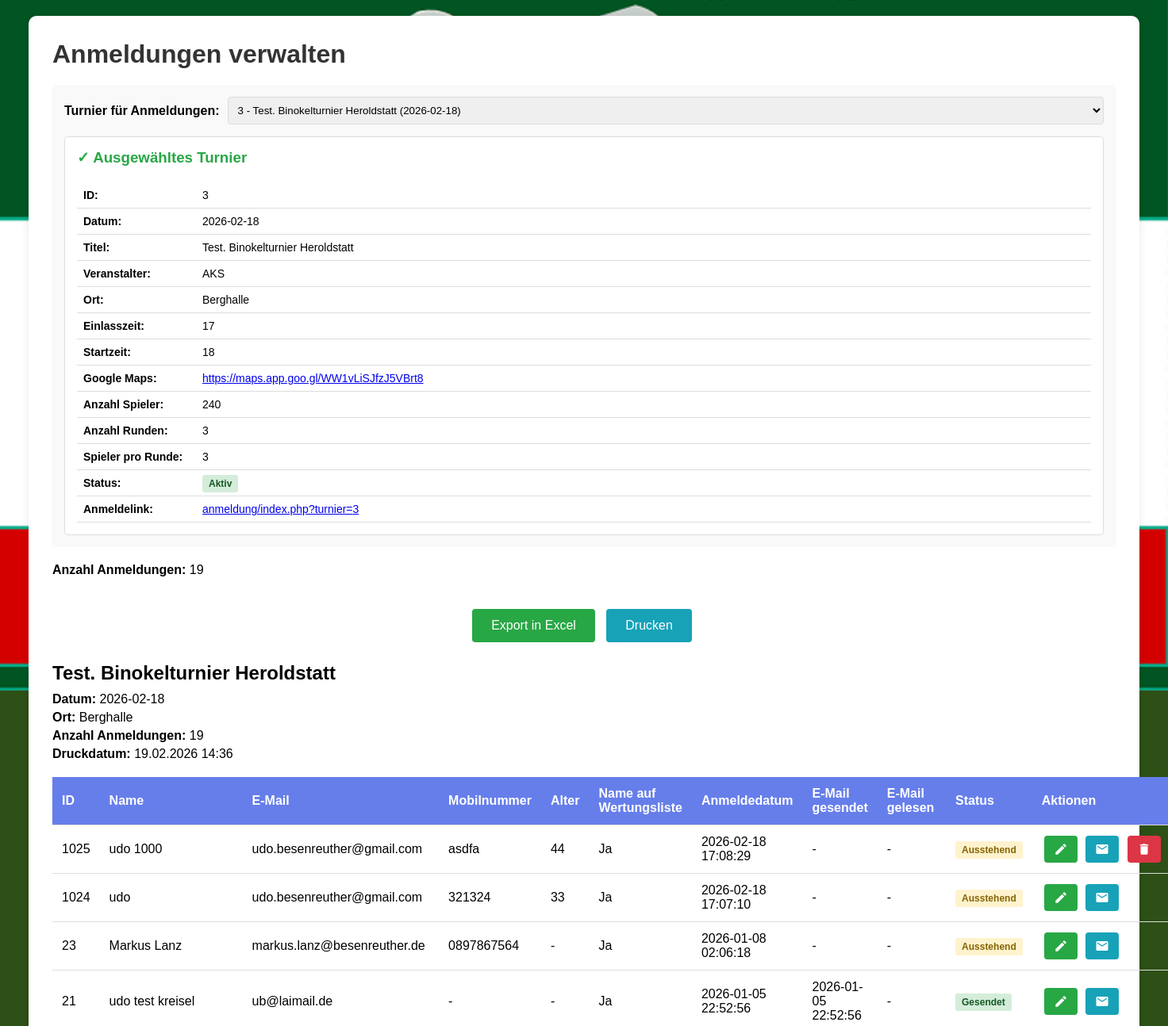
The page /turnier/verwaltung.php (upper part) on the database as committed earlier.
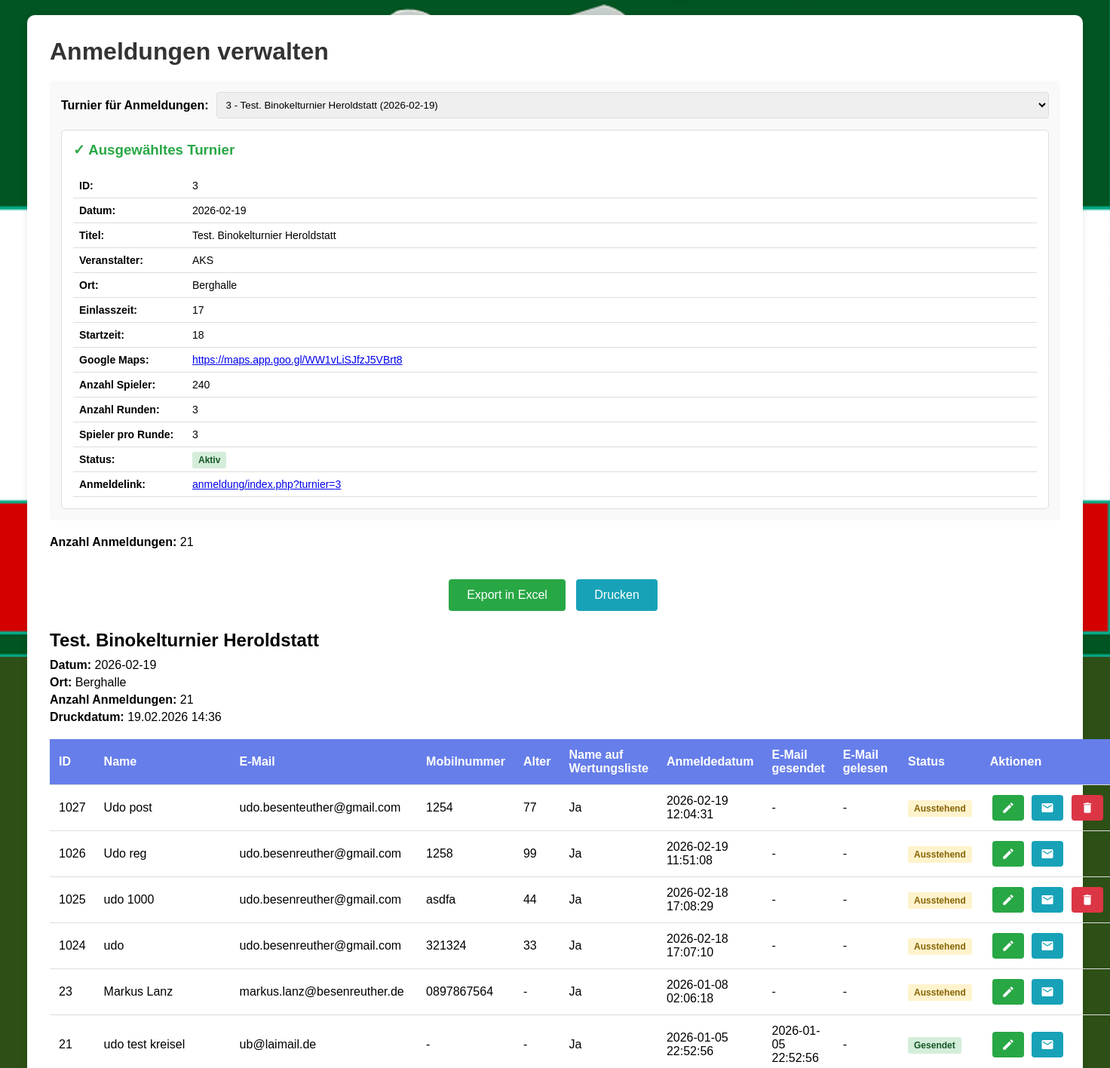
The same page on the database as committed later.
### tables this page shows
CREATE TABLE config (
        schluessel TEXT PRIMARY KEY,
        wert TEXT
    );

CREATE TABLE turnier (
        id INTEGER PRIMARY KEY AUTOINCREMENT,
        datum TEXT NOT NULL,
        titel TEXT NOT NULL,
        veranstalter TEXT NOT NULL,
        ort TEXT NOT NULL,
        erstellt_am TEXT DEFAULT CURRENT_TIMESTAMP,
        aktiv INTEGER DEFAULT 1
    , anzahl_spieler INTEGER DEFAULT 0, anzahl_runden INTEGER DEFAULT 3, spieler_pro_runde INTEGER DEFAULT 3, aktive_runde INTEGER DEFAULT NULL, aktive_ergebnis_runde INTEGER DEFAULT NULL, googlemaps_link TEXT DEFAULT NULL, startzeit TEXT DEFAULT NULL, einlasszeit TEXT DEFAULT NULL);

CREATE TABLE anmeldungen (id INTEGER PRIMARY KEY AUTOINCREMENT, anmeldedatum TEXT NOT NULL, name TEXT NOT NULL, email TEXT NOT NULL, mobilnummer TEXT, tracking_code TEXT, email_gesendet TEXT, email_gelesen TEXT, turnier_id INTEGER DEFAULT NULL, "alter" INTEGER, name_auf_wertungsliste INTEGER DEFAULT 0);

### turnier/config.php (called while the page is built, shortened)
<?php
function getAllTurniere() {
    $db = getDB();
    $stmt = $db->query("SELECT * FROM turnier ORDER BY datum DESC, id DESC");
    return $stmt->fetchAll(PDO::FETCH_ASSOC);
}
function getTurnierById($id) {
    $db = getDB();
    $stmt = $db->prepare("SELECT * FROM turnier WHERE id = ?");
    $stmt->execute([$id]);
    return $stmt->fetch(PDO::FETCH_ASSOC);
}

### turnier/verwaltung.php (the view, shortened to what the rows shown need)
<?php
require_once __DIR__ . '/../anmeldung/config.php';
require_once __DIR__ . '/config.php';
$db = getDB();
$selectedTurnierId = null;
try {
    $stmt = $db->prepare("SELECT wert FROM config WHERE schluessel = ?");
    $stmt->execute(['default_turnier_id']);
    $result = $stmt->fetch(PDO::FETCH_ASSOC);
    if ($result && !empty($result['wert'])) {
        $selectedTurnierId = intval($result['wert']);
    }
} catch (PDOException $e) {
}
$selectedTurnier = null;
if ($selectedTurnierId) {
    $selectedTurnier = getTurnierById($selectedTurnierId);
}
$alleTurniere = getAllTurniere();
if ($selectedTurnierId) {
    $stmt = $db->prepare("SELECT * FROM anmeldungen WHERE turnier_id = ? ORDER BY anmeldedatum DESC");
    $stmt->execute([$selectedTurnierId]);
    $anmeldungen = $stmt->fetchAll(PDO::FETCH_ASSOC);
} else {
    $anmeldungen = [];
}
?>
<!DOCTYPE html>
<html lang="de">
<head>
</head>
<body>
    <div class="container">
        <h1>Anmeldungen verwalten</h1>
        <div style="margin-bottom: 20px; padding: 15px; background: #f9f9f9; border-radius: 5px;">
            <form method="POST" id="turnier-auswahl-form" style="display: flex; align-items: center; gap: 10px;">
                <label for="turnier_id" style="font-weight: bold;">Turnier für Anmeldungen:</label>
                <select name="turnier_id" id="turnier_id" onchange="document.getElementById('turnier-auswahl-form').submit();" style="flex: 1; padding: 8px; border: 1px solid #ddd; border-radius: 4px;">
                    <?php foreach ($alleTurniere as $turnier): ?>
                        <option value="<?php echo $turnier['id']; ?>" <?php echo ($selectedTurnierId == $turnier['id']) ? 'selected' : ''; ?>>
                            <?php echo htmlspecialchars($turnier['id'] . ' - ' . $turnier['titel'] . ' (' . $turnier['datum'] . ')'); ?>
                        </option>
                    <?php endforeach; ?>
                </select>
            </form>
            <?php if ($selectedTurnier): ?>
                <div style="margin-top: 15px; padding: 15px; background: white; border: 1px solid #ddd; border-radius: 5px;">
                    <h3 style="margin-top: 0; margin-bottom: 15px; color: #28a745;">✓ Ausgewähltes Turnier</h3>
                    <table style="width: 100%; border-collapse: collapse; font-size: 14px;">
                        <tr>
                            <td style="padding: 8px; font-weight: bold; width: 150px; vertical-align: top;">ID:</td>
                            <td style="padding: 8px;"><?php echo htmlspecialchars($selectedTurnier['id']); ?></td>
                        </tr>
                        <tr>
                            <td style="padding: 8px; font-weight: bold; vertical-align: top;">Datum:</td>
                            <td style="padding: 8px;"><?php echo htmlspecialchars($selectedTurnier['datum']); ?></td>
                        </tr>
                        <tr>
                            <td style="padding: 8px; font-weight: bold; vertical-align: top;">Titel:</td>
                            <td style="padding: 8px;"><?php echo htmlspecialchars($selectedTurnier['titel']); ?></td>
                        </tr>
                        <tr>
                            <td style="padding: 8px; font-weight: bold; vertical-align: top;">Veranstalter:</td>
                            <td style="padding: 8px;"><?php echo htmlspecialchars($selectedTurnier['veranstalter']); ?></td>
                        </tr>
                        <tr>
                            <td style="padding: 8px; font-weight: bold; vertical-align: top;">Ort:</td>
                            <td style="padding: 8px;"><?php echo htmlspecialchars($selectedTurnier['ort']); ?></td>
                        </tr>
                        <tr>
                            <td style="padding: 8px; font-weight: bold; vertical-align: top;">Einlasszeit:</td>
                            <td style="padding: 8px;"><?php echo !empty($selectedTurnier['einlasszeit']) ? htmlspecialchars($selectedTurnier['einlasszeit']) : '<em style="color: #999;">nicht angegeben</em>'; ?></td>
                        </tr>
                        <tr>
                            <td style="padding: 8px; font-weight: bold; vertical-align: top;">Startzeit:</td>
                            <td style="padding: 8px;"><?php echo !empty($selectedTurnier['startzeit']) ? htmlspecialchars($selectedTurnier['startzeit']) : '<em style="color: #999;">nicht angegeben</em>'; ?></td>
                        </tr>
                        <tr>
                            <td style="padding: 8px; font-weight: bold; vertical-align: top;">Google Maps:</td>
                            <td style="padding: 8px;">
                                <?php if (!empty($selectedTurnier['googlemaps_link'])): ?>
                                    <a href="<?php echo htmlspecialchars($selectedTurnier['googlemaps_link']); ?>" target="_blank"><?php echo htmlspecialchars($selectedTurnier['googlemaps_link']); ?></a>
                                <?php else: ?>
                                    <em style="color: #999;">nicht angegeben</em>
                                <?php endif; ?>
                            </td>
                        </tr>
                        <tr>
                            <td style="padding: 8px; font-weight: bold; vertical-align: top;">Anzahl Spieler:</td>
                            <td style="padding: 8px;"><?php echo htmlspecialchars($selectedTurnier['anzahl_spieler'] ?? '0'); ?></td>
                        </tr>
                        <tr>
                            <td style="padding: 8px; font-weight: bold; vertical-align: top;">Anzahl Runden:</td>
                            <td style="padding: 8px;"><?php echo htmlspecialchars($selectedTurnier['anzahl_runden'] ?? '3'); ?></td>
                        </tr>
                        <tr>
                            <td style="padding: 8px; font-weight: bold; vertical-align: top;">Spieler pro Runde:</td>
                            <td style="padding: 8px;"><?php echo htmlspecialchars($selectedTurnier['spieler_pro_runde'] ?? '3'); ?></td>
                        </tr>
                        <tr>
                            <td style="padding: 8px; font-weight: bold; vertical-align: top;">Status:</td>
                            <td style="padding: 8px;">
                                <?php if ($selectedTurnier['aktiv'] == 1): ?>
                                    <span style="padding: 4px 8px; background: #d4edda; color: #155724; border-radius: 3px; font-size: 12px; font-weight: bold;">Aktiv</span>
                                <?php else: ?>
                                    <span style="padding: 4px 8px; background: #f8d7da; color: #721c24; border-radius: 3px; font-size: 12px; font-weight: bold;">Inaktiv</span>
                                <?php endif; ?>
                            </td>
                        </tr>
                        <tr>
                            <td style="padding: 8px; font-weight: bold; vertical-align: top;">Anmeldelink:</td>
                            <td style="padding: 8px;">
                                <a href="index.php?turnier=<?php echo $selectedTurnier['id']; ?>" target="_blank">anmeldung/index.php?turnier=<?php echo $selectedTurnier['id']; ?></a>
                            </td>
                        </tr>
                    </table>
                </div>
            <?php else: ?>
                <p style="margin-top: 10px; color: #dc3545; font-weight: bold;">
                    ⚠ Kein Turnier ausgewählt. Anmeldungen werden keinem Turnier zugeordnet.
                </p>
            <?php endif; ?>
        </div>
        <?php if (empty($anmeldungen) && $selectedTurnierId): ?>
            <p style="margin-top: 20px; color: #666; font-style: italic;">Keine Anmeldungen für dieses Turnier vorhanden.</p>
        <?php elseif (empty($anmeldungen) && !$selectedTurnierId): ?>
            <p style="margin-top: 20px; color: #dc3545; font-weight: bold;">Bitte wählen Sie ein Turnier aus, um die Anmeldungen zu sehen.</p>
        <?php else: ?>
        <div class="print-area">
            <?php if ($selectedTurnier): ?>
                <div style="margin-bottom: 20px; page-break-after: avoid;">
                    <h2 style="margin-bottom: 10px;"><?php echo htmlspecialchars($selectedTurnier['titel']); ?></h2>
                    <p style="margin: 5px 0;"><strong>Datum:</strong> <?php echo htmlspecialchars($selectedTurnier['datum']); ?></p>
                    <p style="margin: 5px 0;"><strong>Ort:</strong> <?php echo htmlspecialchars($selectedTurnier['ort']); ?></p>
                    <p style="margin: 5px 0;"><strong>Anzahl Anmeldungen:</strong> <?php echo count($anmeldungen); ?></p>
                    <p style="margin: 5px 0;"><strong>Druckdatum:</strong> <?php echo date('d.m.Y H:i'); ?></p>
                </div>
            <?php endif; ?>
        <table id="teilnehmerliste-tabelle">
            <thead>
                <tr>
                    <th>ID</th>
                    <th class="name-column">Name</th>
                    <th class="email-column">E-Mail</th>
                    <th>Mobilnummer</th>
                    <th>Alter</th>
                    <th>Name auf Wertungsliste</th>
                    <th>Anmeldedatum</th>
                    <th>E-Mail gesendet</th>
                    <th>E-Mail gelesen</th>
                    <th>Status</th>
                    <th>Aktionen</th>
                </tr>
            </thead>
            <tbody>
                <?php foreach ($anmeldungen as $anmeldung): ?>
                    <tr id="row-<?php echo $anmeldung['id']; ?>">
                        <td><?php echo htmlspecialchars($anmeldung['id']); ?></td>
                        <td class="name-column name-<?php echo $anmeldung['id']; ?>"><?php echo htmlspecialchars($anmeldung['name']); ?></td>
                        <td class="email-column email-<?php echo $anmeldung['id']; ?>"><?php echo htmlspecialchars($anmeldung['email']); ?></td>
                        <td><?php echo htmlspecialchars($anmeldung['mobilnummer'] ?? '-'); ?></td>
                        <td><?php echo htmlspecialchars($anmeldung['alter'] ?? '-'); ?></td>
                        <td><?php echo (isset($anmeldung['name_auf_wertungsliste']) && $anmeldung['name_auf_wertungsliste'] == 1) ? 'Ja' : 'Nein'; ?></td>
                        <td><?php echo htmlspecialchars($anmeldung['anmeldedatum'] ?? '-'); ?></td>
                        <td><?php echo htmlspecialchars($anmeldung['email_gesendet'] ?? '-'); ?></td>
                        <td><?php echo htmlspecialchars($anmeldung['email_gelesen'] ?? '-'); ?></td>
                        <td>
                            <?php
                            if (!empty($anmeldung['email_gelesen'])) {
                                echo '<span class="status status-read">Gelesen</span>';
                            } elseif (!empty($anmeldung['email_gesendet'])) {
                                echo '<span class="status status-sent">Gesendet</span>';
                            } else {
                                echo '<span class="status status-pending">Ausstehend</span>';
                            }
                            ?>
                        </td>
                        <td>
                            <button class="icon-btn icon-btn-edit" onclick="editRow(<?php echo $anmeldung['id']; ?>)" title="Bearbeiten">
                                <svg xmlns="http://www.w3.org/2000/svg" viewBox="0 0 24 24">
                                    <path d="M3 17.25V21h3.75L17.81 9.94l-3.75-3.75L3 17.25zM20.71 7.04c.39-.39.39-1.02 0-1.41l-2.34-2.34c-.39-.39-1.02-.39-1.41 0l-1.83 1.83 3.75 3.75 1.83-1.83z"/>
                                </svg>
                            </button>
                            <button class="icon-btn icon-btn-resend" onclick="resendEmail(<?php echo $anmeldung['id']; ?>)" title="Mail erneut senden">
                                <svg xmlns="http://www.w3.org/2000/svg" viewBox="0 0 24 24">
                                    <path d="M20 4H4c-1.1 0-1.99.9-1.99 2L2 18c0 1.1.9 2 2 2h16c1.1 0 2-.9 2-2V6c0-1.1-.9-2-2-2zm0 4l-8 5-8-5V6l8 5 8-5v2z"/>
                                </svg>
                            </button>
                            <?php if (!isset($anmeldung['is_registered']) || !$anmeldung['is_registered']): ?>
                            <button class="icon-btn icon-btn-delete" onclick="deleteRow(<?php echo $anmeldung['id']; ?>)" title="Löschen">
                                <svg xmlns="http://www.w3.org/2000/svg" viewBox="0 0 24 24">
                                    <path d="M6 19c0 1.1.9 2 2 2h8c1.1 0 2-.9 2-2V7H6v12zM19 4h-3.5l-1-1h-5l-1 1H5v2h14V4z"/>
                                </svg>
                            </button>
                            <?php endif; ?>
                        </td>
                    </tr>
                <?php endforeach; ?>
            </tbody>
        </table>
        </div>
        <?php endif; ?>
    </div>
</body>
</html>

Rows that differ between the two databases and show on the page:
changed through a linked row, config: turnier_id "3 - Test. Binokelturnier Heroldstatt (2026-02-18)" → "3 - Test. Binokelturnier Heroldstatt (2026-02-19)"
changed turnier "Test. Binokelturnier Heroldstatt": datum "2026-02-18" → "2026-02-19"
added anmeldungen: id "1027", name "Udo post", email "udo.besenteuther@gmail.com", mobilnummer "1254", alter "77", name_auf_wertungsliste "Ja", anmeldedatum "2026-02-19 12:04:31", email_gesendet "-", email_gelesen "-", shows "Ausstehend"
added anmeldungen: id "1026", name "Udo reg", email "udo.besenreuther@gmail.com", mobilnummer "1258", alter "99", name_auf_wertungsliste "Ja", anmeldedatum "2026-02-19 11:51:08", email_gesendet "-", email_gelesen "-", shows "Ausstehend"
Other text that changed with them:
count($anmeldungen): "19" → "21"
